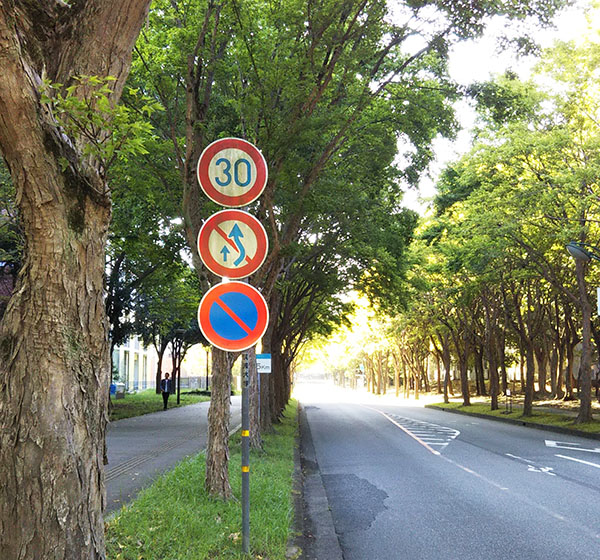
#> input picture circle_detect/road_sign.jpg, 600 x 560 px
$ python circle_detect.py
#> lines starting #> are read from the running program, lines starting #| are printed output that depends on the picture; after the words box and inside, x2 and y2 are one past the last pixel; in counts of white or black regions, pixels touching at a corner belong together
import cv2
import sys

img = cv2.imread('road_sign.jpg')
#> img is the input picture: shape (560, 600, 3); mean B, G, R 99.5, 125.4, 121.8
gray_img = cv2.cvtColor(img, cv2.COLOR_BGR2GRAY)
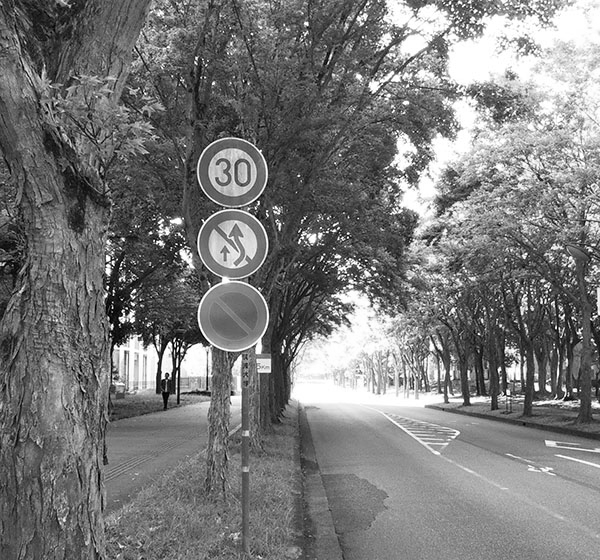
#> gray_img: shape (560, 600); min 0, max 255, mean 121.4
canny_img = cv2.Canny(gray_img, 600, 650)
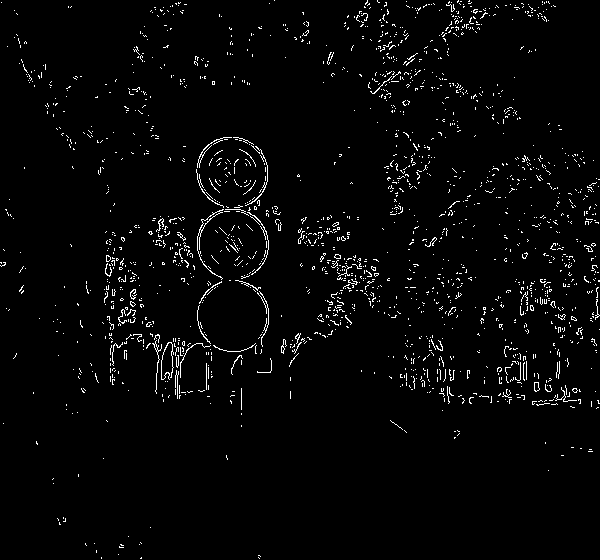
#> canny_img: shape (560, 600); 2.6% white in thin lines or dots

circles = cv2.HoughCircles(canny_img, cv2.HOUGH_GRADIENT, dp=1, minDist=10, param1=700, param2=27, minRadius=20, maxRadius=60)
#> circles = [[230.5, 173.5, 33.8], [235.5, 244.5, 35], [229.5, 315.5, 35.7]]
print(circles[0])
#| [[230.5 173.5  33.8]
#|  [235.5 244.5  35. ]
#|  [229.5 315.5  35.7]]
for (x, y, r) in circles[0]:
    cv2.circle(img, (int(x), int(y)), int(r), (0, 255, 0), 2)
#> this loop made 3 passes
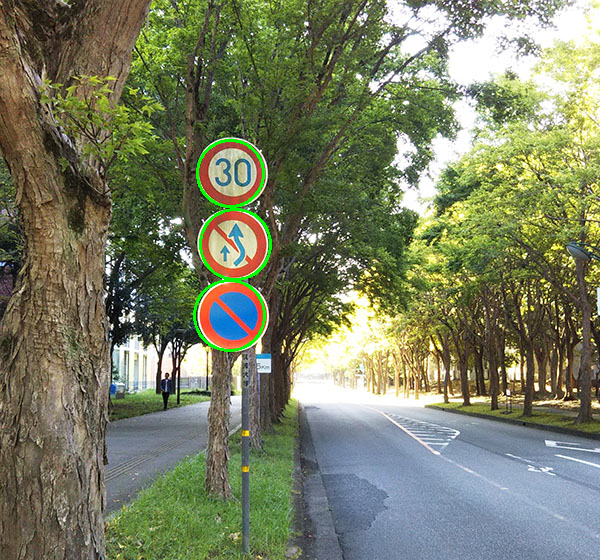
#> img: shape (560, 600, 3); 0.57% of pixels changed, all inside (x1, y1, x2, y2) = (193, 139, 272, 352)

cv2.imshow('detected circles', img)
cv2.waitKey(0)
cv2.destroyWindow()
